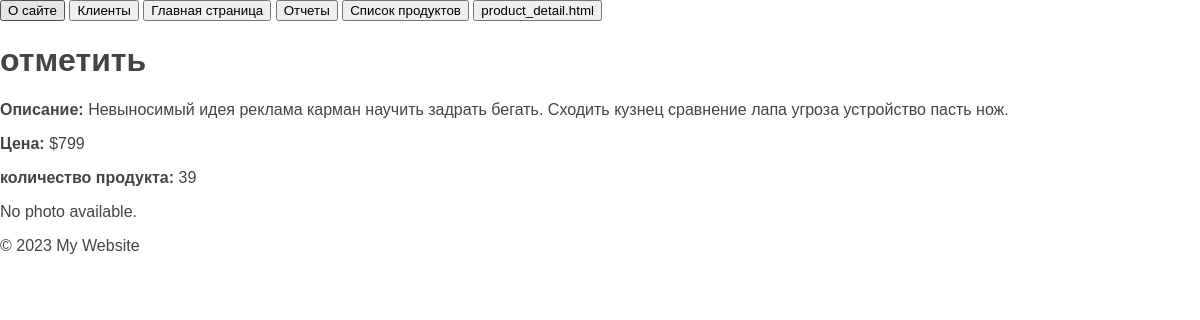
Page /4/ on the committed database.
### Homework2app/models.py (models this page shows, shortened)
class Products(models.Model):
    product_name = models.CharField(max_length=150)
    product_description = models.TextField(blank=True)
    product_price = models.IntegerField()
    product_quantity = models.IntegerField()
    product_add_date = models.DateTimeField(auto_now=True)
    product_photo = models.ImageField(upload_to='photos/%y/%m%d/')

### Homework2app/views.py (the view)
# urls.py: path('<int:pk>/', product_detail, name='product_detail'),
def product_detail(request, pk):
    product = get_object_or_404(Products, pk=pk)
    return render(request, 'product_detail.html', {'product': product})

### Homework2app/templates/product_detail.html
{% extends 'Homework2/base.html' %}
{% block content %}
    <h1>{{ product.product_name }}</h1>
    <p><strong>Описание:</strong> {{ product.product_description }}</p>
    <p><strong>Цена:</strong> ${{ product.product_price }}</p>
    <p><strong>количество продукта:</strong> {{ product.product_quantity }}</p>
    {% if product.product_photo %}
        <img src="{{ product.product_photo.url }}" alt="{{ product.product_name }}">
    {% else %}
        <p>No photo available.</p>
    {% endif %}
{% endblock %}

### Homework2app/static/Homework2app/css/styles.css (style rules this page uses)
html, body { font-family: 'Arial'; margin: 0; padding: 0; height: 100%; width: 100%; color: #444; }

### rows in the picture
Products: product_name "отметить", product_description "Невыносимый идея реклама карман научить задрать бегать. Сходить кузнец сравнение лапа угроза устройство пасть нож.", product_price "799", product_quantity "39"
